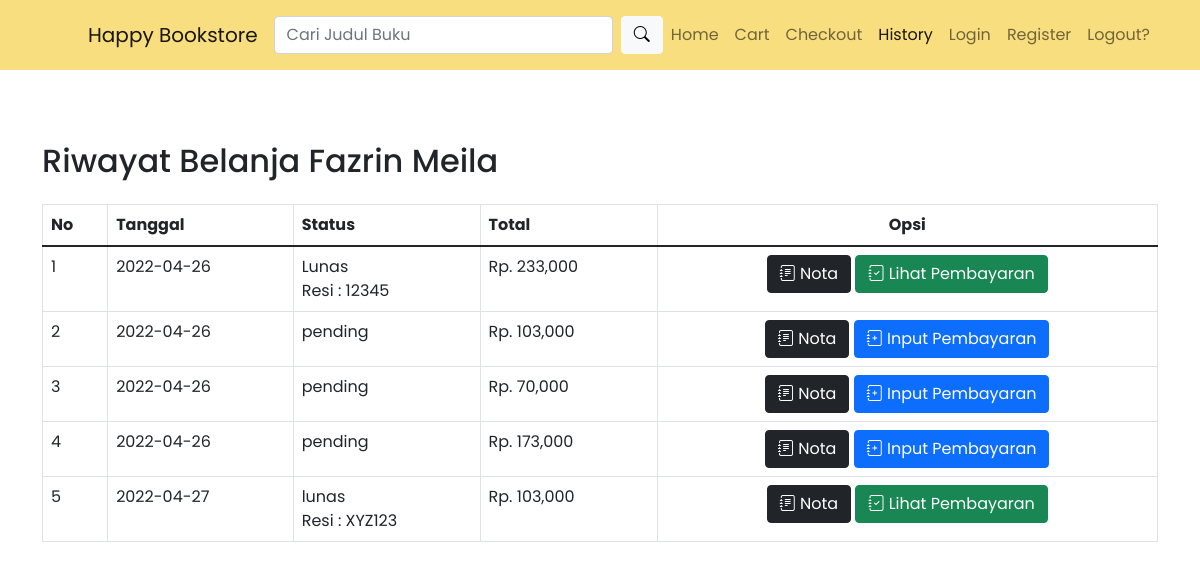
Page /riwayat.php (signed in) on the committed database.
### tables this page shows
CREATE TABLE `pembelian` (
  `id_pembelian` int(11) NOT NULL,
  `id_pelanggan` int(11) NOT NULL,
  `id_ongkir` int(11) NOT NULL,
  `tanggal_pembelian` date NOT NULL,
  `total_pembelian` int(11) NOT NULL,
  `nama_kota` varchar(100) NOT NULL,
  `tarif` int(11) NOT NULL,
  `alamat` text NOT NULL,
  `status_pembelian` varchar(100) NOT NULL DEFAULT 'pending',
  `resi_pengiriman` varchar(50) NOT NULL
);

### riwayat.php (the view, shortened to what this page needs)
<?php
include 'koneksi.php';
?>
<!doctype html>
<html lang="en">
  <head>
    <link href="https://cdn.jsdelivr.net/npm/bootstrap@5.1.3/dist/css/bootstrap.min.css" rel="stylesheet">
    <link rel="stylesheet" href="admin/assets/css/style.css">
    <link rel="stylesheet" href="https://cdn.jsdelivr.net/npm/bootstrap-icons@1.8.1/font/bootstrap-icons.css">
  </head>
  <body>
    <nav class="navbar navbar-expand-lg navbar-light sticky-top" style="background-color: #F8DE7E; font-family: Poppins, sans-serif;">
        <div class="container">
          <a class="navbar-brand" href="index.php">
          />Happy Bookstore</a>
          <br>
          <div class="collapse navbar-collapse" id="navbarSupportedContent">
            <form action="pencarian.php" method="GET" class="d-flex ms-auto my-2">
              <input class="form-control me-2" type="search" placeholder="Cari Judul Buku" aria-label="Search" name="keyword">
              <button class="btn btn-light" type="submit"><i class="bi bi-search"></i></button>
            </form>
            <ul class="navbar-nav ms-auto mb-3 mb-lg-0">
              <li class="nav-item">
                <a class="nav-link" href="index.php">Home</a>
              </li>
              <li class="nav-item">
                <a class="nav-link" href="keranjang.php">Cart</a>
              </li>
              <li class="nav-item">
                <a class="nav-link" href="checkout.php">Checkout</a>
              </li>
              <li class="nav-item">
                <a class="nav-link active" aria-current="page" href="riwayat.php">History</a>
              </li>
              <li class="nav-item">
                <a class="nav-link" href="login.php">Login</a>
              </li>
              <li class="nav-item">
                <a class="nav-link" href="daftar.php">Register</a>
              </li>
              <li class="nav-item">
                <a class="nav-link" href="logout.php">Logout?</a>
              </li>
            </ul>
          </div>
        </div>
      </nav>
    <br>
    <section class="riwayat" style="font-family: Poppins, sans-serif;">
        <div class="container mt-5">
            <h2>Riwayat Belanja <?php echo $_SESSION["pelanggan"]["nama_pelanggan"] ?></h2>
            <table class="table table-bordered mt-4" style="background-color: #ffffff;">
                <thead>
                    <tr>
                        <th>No</th>
                        <th>Tanggal</th>
                        <th>Status</th>
                        <th>Total</th>
                        <th class="text-center">Opsi</th>
                    </tr>
                </thead>
                <tbody>
                    <?php
                    $nomor=1;
                    $id_pelanggan = $_SESSION["pelanggan"]['id_pelanggan'];
                    $ambil = $koneksi->query("SELECT * FROM pembelian WHERE id_pelanggan='$id_pelanggan'");
                    while($pecah = $ambil->fetch_assoc()){
                    ?>
                    <tr>
                        <td><?php echo $nomor; ?></td>
                        <td><?php echo $pecah["tanggal_pembelian"] ?></td>
                        <td>
                            <?php echo $pecah["status_pembelian"] ?>
                            <br>
                            <?php if (!empty($pecah['resi_pengiriman'])): ?>
                              Resi : <?php echo $pecah['resi_pengiriman']; ?>
                            <?php endif ?>
                        </td>
                        <td>Rp. <?php echo number_format($pecah["total_pembelian"]) ?></td>
                        <td class="text-center">
                            <a href="nota.php?id=<?php echo $pecah["id_pembelian"] ?>" class="btn btn-dark"><i class="bi bi-journal-text"></i>&nbsp;Nota</a>
                            <?php if ($pecah['status_pembelian']=="pending"): ?>
                            <a href="pembayaran.php?id=<?php echo $pecah["id_pembelian"] ?>" class="btn btn-primary"><i class="bi bi-journal-plus"></i>&nbsp;Input Pembayaran</a>
                            <?php else: ?>
                              <a href="lihat_pembayaran.php?id=<?php echo $pecah["id_pembelian"]; ?>" class="btn btn-success"><i class="bi bi-journal-check"></i>&nbsp;Lihat Pembayaran</a>
                            <?php endif ?>
                        </td>
                    </tr>
                    <?php $nomor++; ?>
                    <?php } ?>
                </tbody>
            </table>
        </div>
    </section>
  </body>
</html>

### rows in the picture
pembelian: tanggal_pembelian "2022-04-26", status_pembelian "Lunas", resi_pengiriman "12345", total_pembelian "233,000"
pembelian: tanggal_pembelian "2022-04-26", status_pembelian "pending", total_pembelian "103,000"
pembelian: tanggal_pembelian "2022-04-26", status_pembelian "pending", total_pembelian "70,000"
pembelian: tanggal_pembelian "2022-04-26", status_pembelian "pending", total_pembelian "173,000"
pembelian: tanggal_pembelian "2022-04-27", status_pembelian "lunas", resi_pengiriman "XYZ123", total_pembelian "103,000"

### other values in the picture
$_SESSION["pelanggan"]["nama_pelanggan"] "Fazrin Meila"
